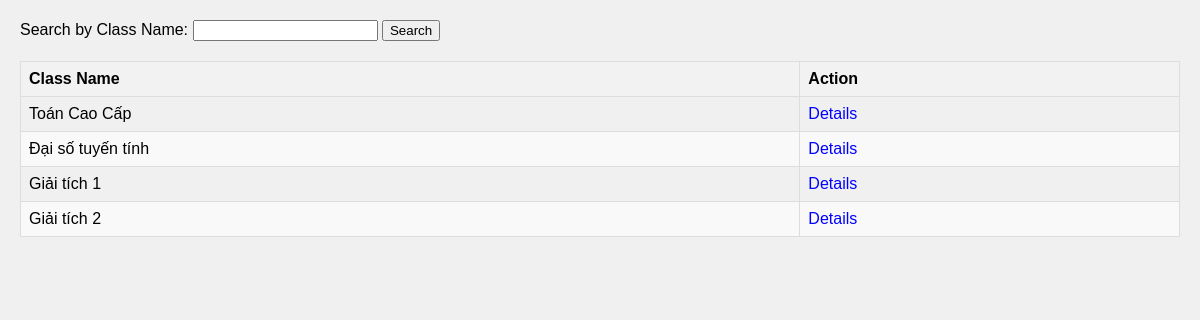
Screenshot of /school/ with the database file from the repository.
### school/models.py (models this page shows, shortened)
class Class(models.Model):
    name = models.CharField(max_length=200)
    start_date = models.DateField('start date')
    end_date = models.DateField('end date')
    students = models.ManyToManyField(Student, through="Enrollment")

### school/views.py (the view, shortened to what this page needs)
# urls.py: path('', views.IndexView.as_view(), name='index'),
class IndexView(ListView):
    model = Class
    template_name = 'school/index.html'
    context_object_name = 'class_list'

### school/templates/school/index.html
{% load static %}
<link rel="stylesheet" type="text/css" href="{% static 'school/style.css' %}" />
<form method="GET" action="{% url 'school:index' %}">
	<label for="search">Search by Class Name:</label>
	<input
		type="text"
		name="search"
		id="search"
		value="{{ request.GET.search }}" />
	<button type="submit">Search</button>
</form>
<table>
	<thead>
		<tr>
			<th>Class Name</th>
			<th>Action</th>
		</tr>
	</thead>
	<tbody>
		{% if class_list %} {% for class in class_list %}
		<tr>
			<td>{{ class.name }}</td>
			<td><a href="{% url 'school:class_detail' pk=class.id %}">Details</a></td>
		</tr>
		{% endfor %} {% else %}
		<tr>
			<td colspan="2">Hiện không có lớp học nào</td>
		</tr>
		{% endif %}
	</tbody>
</table>

### school/static/school/style.css (style rules this page uses)
a { text-decoration: none; color: blue; }
table { width: 100%; border-collapse: collapse; margin-top: 20px; }
table, th, td { border: 1px solid #ddd; }
th, td { padding: 8px; text-align: left; }
thead { background-color: #f2f2f2; }
tbody tr:nth-child(even) { background-color: #f9f9f9; }

### rows the page displays
Class: name "Toán Cao Cấp"
Class: name "Đại số tuyến tính"
Class: name "Giải tích 1"
Class: name "Giải tích 2"
